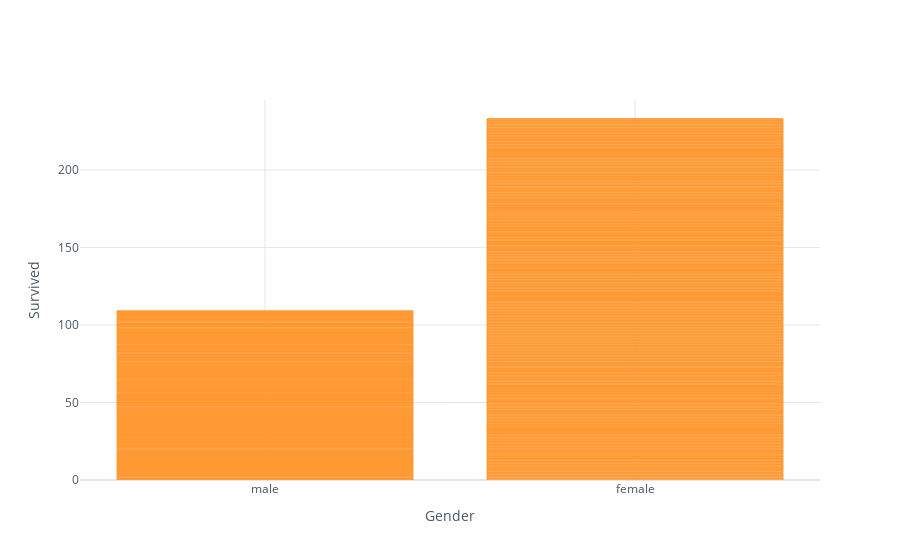

Notebook source saved alongside this figure:
### Code cell
titanic.iplot(kind="bar",x='sex',y="survived",xTitle="Gender",yTitle="Survived")

### Figure 1 — Plotly figure (JSON) as saved in the notebook; plotly's stock layout.template omitted (floating-point values rounded to 4 significant figures; data arrays with more than 128 entries replaced by an {"elided": "..."} marker saying what was removed)
{"data": [{"marker": {"color": "rgba(255, 153, 51, 0.6)", "line": {"color": "rgba(255, 153, 51, 1.0)", "width": 1}}, "name": "survived", "orientation": "v", "text": "", "type": "bar", "x": {"elided": "891 str values"}, "y": {"elided": "891 int values"}}], "layout": {"legend": {"bgcolor": "#FFFFFF", "font": {"color": "#4D5663"}}, "paper_bgcolor": "#FFFFFF", "plot_bgcolor": "#FFFFFF", "title": {"font": {"color": "#4D5663"}}, "xaxis": {"gridcolor": "#E1E5ED", "showgrid": true, "tickfont": {"color": "#4D5663"}, "title": {"font": {"color": "#4D5663"}, "text": "Gender"}, "zerolinecolor": "#E1E5ED"}, "yaxis": {"gridcolor": "#E1E5ED", "showgrid": true, "tickfont": {"color": "#4D5663"}, "title": {"font": {"color": "#4D5663"}, "text": "Survived"}, "zerolinecolor": "#E1E5ED"}}}
